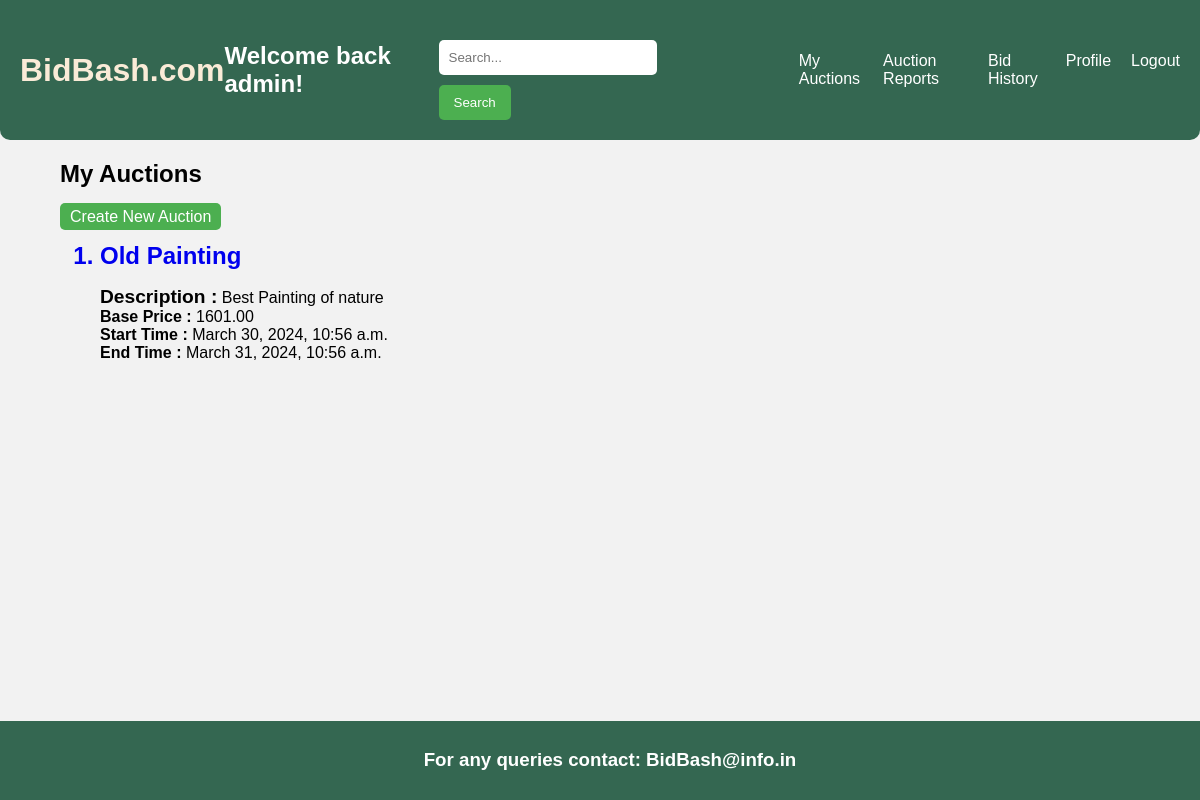
/my_auctions/ (signed in), run on an earlier commit of the app's database.
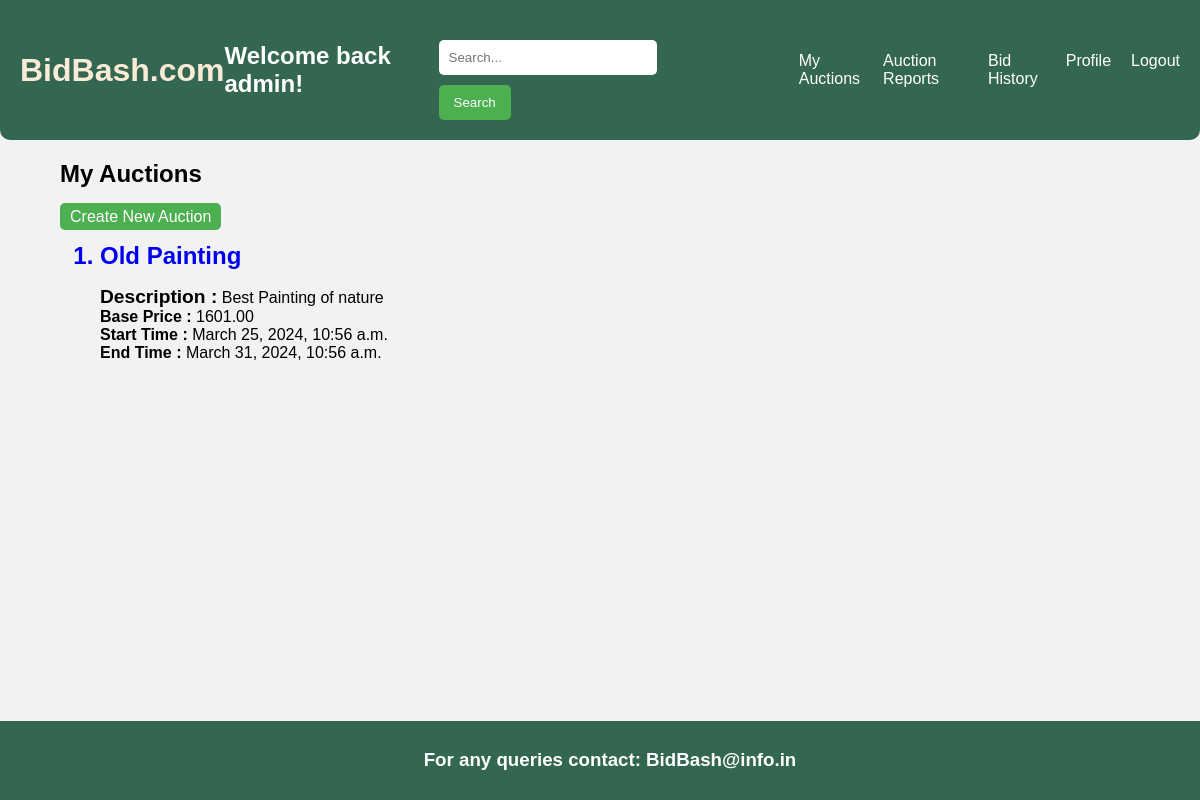
And on a later commit of the database.
### myapp/models.py (models this page shows, shortened)
class AuctionItem(models.Model):
    name = models.CharField(max_length=100)
    description = models.TextField()
    category = models.CharField(max_length=100)
    seller = models.ForeignKey(User, on_delete=models.CASCADE)
    base_price = models.DecimalField(max_digits=10, decimal_places=2)
    start_time = models.DateTimeField()
    end_time = models.DateTimeField()
    highest_bid = models.DecimalField(max_digits=10, decimal_places=2, default=0)  # Set default value

### myapp/views.py (the view)
# urls.py: path('my_auctions/', views.my_auctions, name='my_auctions'),
def my_auctions(request):
    user = request.user
    current_time = timezone.now()
    user_auctions = AuctionItem.objects.filter(seller=user, end_time__gt=current_time)
    context = {
        'user' : user,
        'user_auctions' : user_auctions,
    }
    return render(request, 'my_auctions.html', context)

### templates/my_auctions.html (shortened to what this page needs)
{% extends 'base.html' %}
{% load static %}
{% block body %}
<div id="my_auctions">
<h2>My Auctions</h2>
<a class="bid-now" href="{% url 'create_auction' %}" class="btn btn-primary">Create New Auction</a>
{% if user_auctions %}
    <ul>
        {% for auction in user_auctions %}
            <a href="{% url 'item' auction.id %}" style="text-decoration: none;">
                <li style="font-weight: bolder; font-size: x-large; list-style-type:decimal;">{{ auction.name }}</li>
            </a>
            <p><b style="font-size: larger;">Description :</b> {{ auction.description}}<br>
            <b>Base Price : </b> {{ auction.base_price }} <br>
            <b>Start Time : </b> {{ auction.start_time }} <br>
            <b>End Time :</b>  {{ auction.end_time }} <br>
        </p>
            <br> <br> <br>
            {% endfor %}
    </ul>
{% else %}
    <p>You haven't organized any auctions yet.</p>
{% endif %}
</div>
{% endblock %}

What changed in the data, as far as the page shows it:
changed AuctionItem "Old Painting": start_time "March 30, 2024, 10:56 a.m." → "March 25, 2024, 10:56 a.m."
